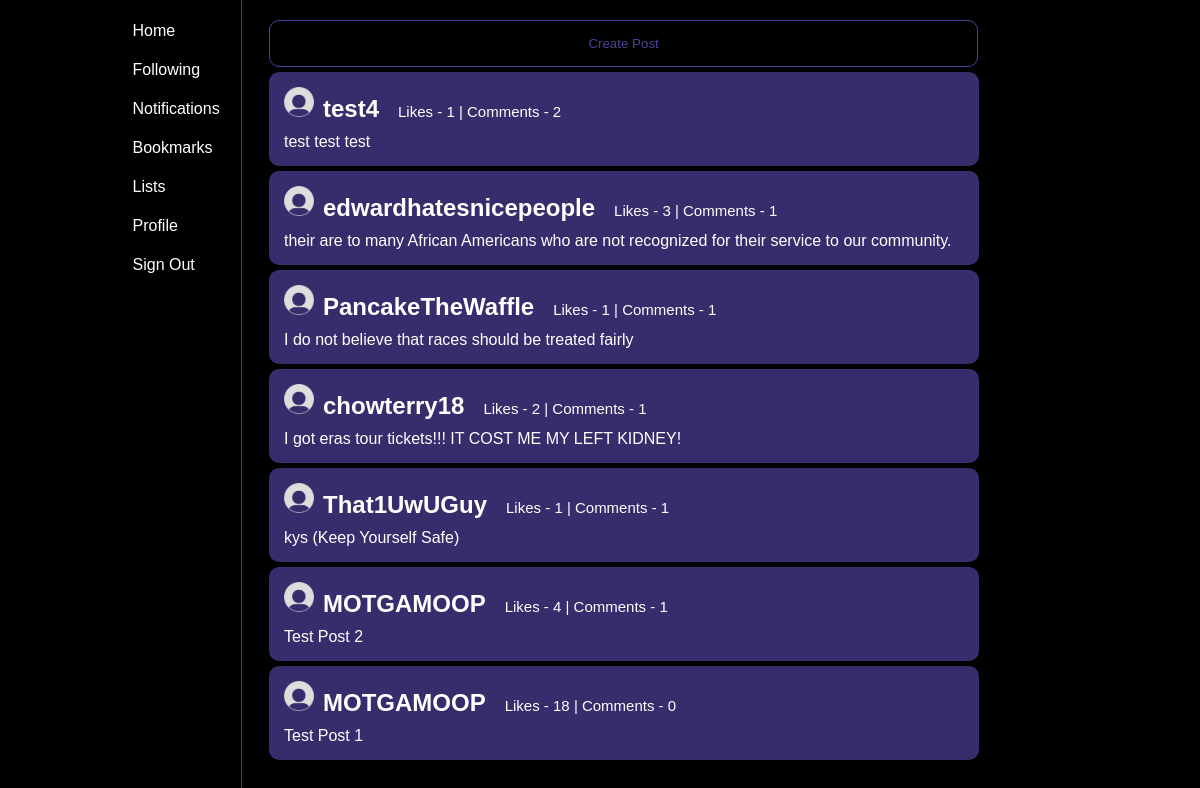
/twitter/ (signed in), run on an earlier commit of the app's database.
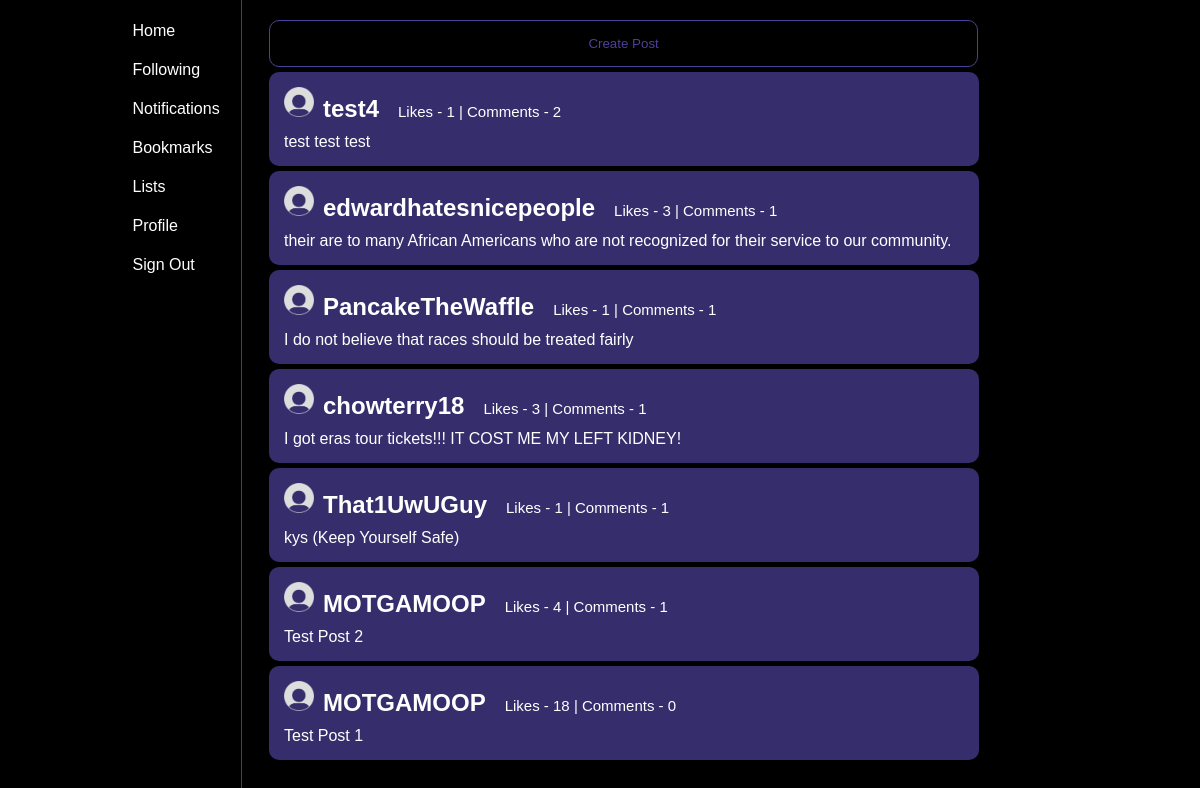
And on a later commit of the database.
### twitter/models.py (models this page shows, shortened)
class Post(models.Model):
    text = models.CharField(max_length=200)
    pub_date = models.DateTimeField("date published")
    user = models.ForeignKey(User2, on_delete=models.PROTECT)
    likes = models.IntegerField(default = 0)
    likedBy = models.ManyToManyField(User2, related_name="post_like")
    commentsCount = models.IntegerField(default = 0)

class User2(models.Model): #don't delete follows or user2s manually, because you have to delete the user follow and user2 all in one or itll break
    username = models.CharField(max_length = 200)
    password = models.CharField(max_length = 200, default = "password")
    profile_picture = models.ImageField(upload_to = "media/twitter/", default = "static/twitter/default.png")
    following = models.ManyToManyField(FollowObj, related_name="follow_account")
    bookmarks = models.ManyToManyField('Post', related_name="bookmarked_post") #if you want to define a relationship between two objects you can just use a string for the object name
    followers = models.IntegerField(default = 0)
    followingNum = models.IntegerField(default = 0)
    savedlists = models.ManyToManyField('PostList', related_name="saved_list")
    ownlists = models.ManyToManyField('PostList', related_name="own_list")
    posts = models.IntegerField(default = 0)
    notificationlist = models.ManyToManyField('Notification', related_name="notifications")
    def __str__(self):
        return self.username

### twitter/views.py (the view)
# urls.py: path("", views.HomeView, name = "home"),
def HomeView(request):
    if(request.user.is_authenticated == False):
        return redirect('login')
    else:
        post_list = Post.objects.order_by("-pub_date")[:50]
        context = {"post_list": post_list}
        return render(request, "twitter/home.html", context)

### twitter/templates/twitter/home.html (shortened to what this page needs)
<!DOCTYPE html>
<html>
    <head>
        {% load static %}
        <link rel = "stylesheet" href = "{% static 'twitter/css/home.css' %}">
    </head>
    <body>
        <div class = "sidebar">
            <div class = "sidegrid">
                <a href = "{% url 'home' %}"> Home </a>
                <a href = "{% url 'following' %}"> Following </a>
                <a href = "{% url 'notifications' %}"> Notifications </a>
                <a href = "{% url 'bookmarks' %}"> Bookmarks </a>
                 <a href = "/twitter/lists/{{user.username}}"> Lists </a>
                <a href = "/twitter/user/{{user.username}}"> Profile </a>
                <a href = "{% url 'signout' %}"> Sign Out </a>
            </div>
        </div>
        <div class = "postbox">
            <button onclick = "popup()" class = "postbutton pointer">Create Post</button>
            {% if post_list %}
                {% for post in post_list %}
                    <div class = "post">
                        {% load static %}
                        <img src = "{% static 'twitter/images/default.png' %}", width = 30px, height = 30px>
                        <a href = "{% url 'profile' username=post.user %}"><h2>{{post.user}}</h2></a>
                        <p class = "poststats">Likes - {{post.likes}} | Comments - {{post.commentsCount}}</p> <br>
                        <a href = "{% url 'post' pk=post.pk%}">
                            <span>{{post.text}}</span>
                        </a>
                    </div>
                {% endfor %}
            {% else %}
                <p>No Posts Currently</p>
            {% endif %}
        </div>
    </body>
</html>

What changed in the data, as far as the page shows it:
changed Post "I got eras tour tickets!!! IT COST ME MY LEFT KIDNEY!": likes "2" → "3"
